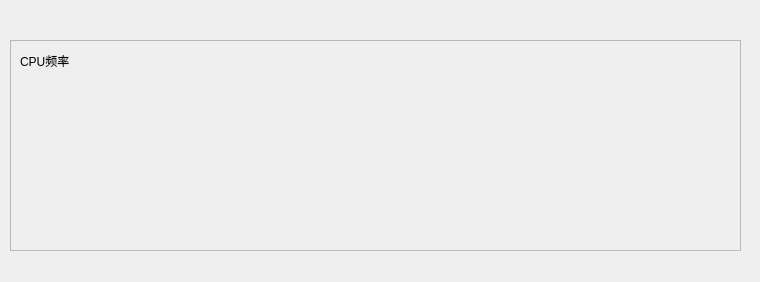
<?xml version="1.0" encoding="UTF-8"?>
<ui version="4.0">
 <class>CpuFreqMonitorWidgetTab</class>
 <widget class="QWidget" name="CpuFreqMonitorWidgetTab">
  <property name="geometry">
   <rect>
    <x>0</x>
    <y>0</y>
    <width>760</width>
    <height>282</height>
   </rect>
  </property>
  <property name="windowTitle">
   <string>Form</string>
  </property>
  <widget class="QFrame" name="CpuFrequencyFrame">
   <property name="geometry">
    <rect>
     <x>10</x>
     <y>40</y>
     <width>731</width>
     <height>211</height>
    </rect>
   </property>
   <property name="frameShape">
    <enum>QFrame::StyledPanel</enum>
   </property>
   <property name="frameShadow">
    <enum>QFrame::Raised</enum>
   </property>
   <widget class="QLabel" name="cpuFrequencyLabel">
    <property name="geometry">
     <rect>
      <x>10</x>
      <y>10</y>
      <width>91</width>
      <height>21</height>
     </rect>
    </property>
    <property name="text">
     <string>CPU频率</string>
    </property>
   </widget>
   <widget class="QwtPlot" name="cpuFrequencyQwtPlot">
    <property name="geometry">
     <rect>
      <x>10</x>
      <y>40</y>
      <width>711</width>
      <height>111</height>
     </rect>
    </property>
   </widget>
  </widget>
 </widget>
 <customwidgets>
  <customwidget>
   <class>QwtPlot</class>
   <extends>QFrame</extends>
   <header>qwt_plot.h</header>
   <container>1</container>
  </customwidget>
 </customwidgets>
 <resources/>
 <connections/>
</ui>
